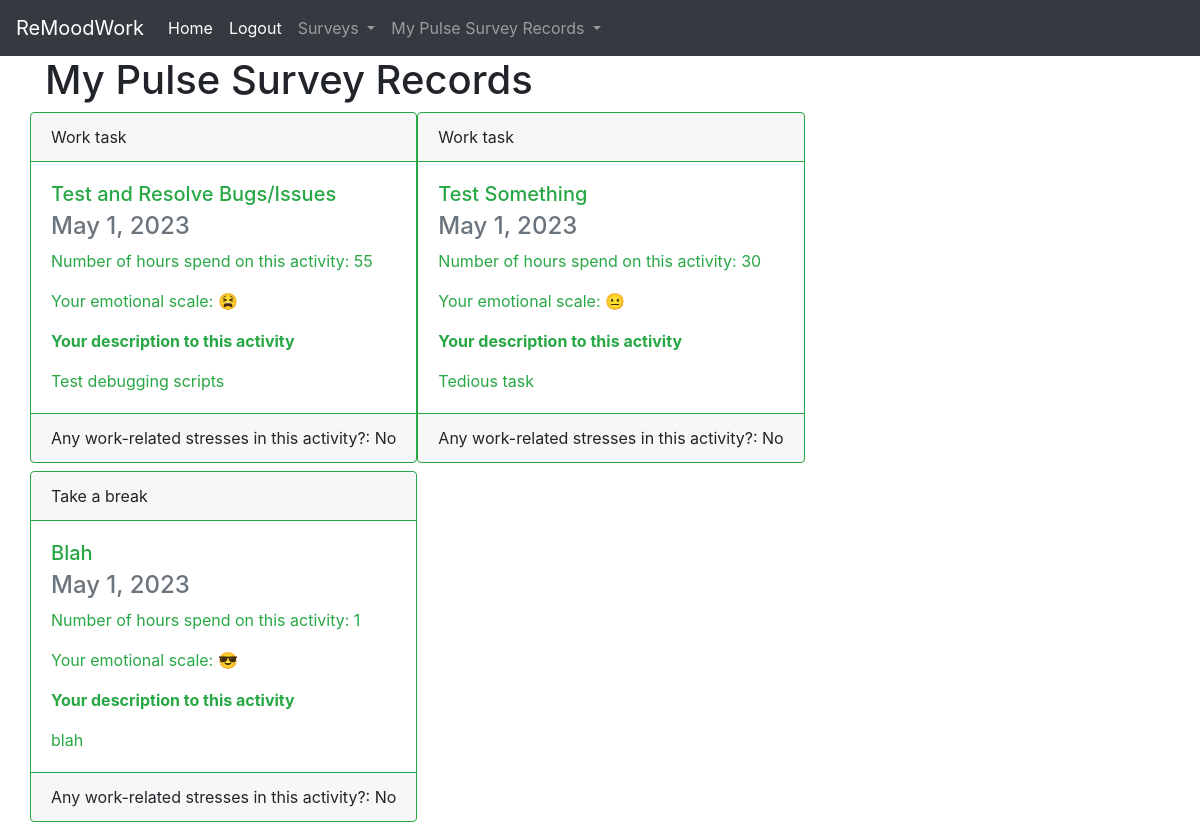
The page /employee/22/pulsesurvey/ (signed in) on the database its author committed.
### workrecords/models.py (models this page shows, shortened)
class PulseSurvey(models.Model):
    ACTIVITY_TYPE_CHOICES = (
        ("WT", "Work task"),
        ("TB", "Take a break"),
        ("DFV", "Day off/vacation")
    )
    EMOJI_STATUS_CHOICE = (
        ("happy", "\N{grinning face}"),
        ("tired", "\N{tired face}"),
        ("illness", "\N{face with thermometer}"),
        ("taking_break_or_vacation", "\N{smiling face with sunglasses}"),
        ("sleeping", "\N{sleeping face}"),
        ("need_help", "\N{confused face}"),
        ("upset", "\N{crying face}"),
        ("normal", "\N{neutral face}")
    )
    WORK_STRESSOR_STATUS_CHOICE = (
        ('YES', 'Yes'),
        ('NO', 'No')
    )
    activity_name = models.CharField(max_length=205)
    activity_type = models.CharField(max_length=20, choices=ACTIVITY_TYPE_CHOICES)
    num_hours = models.CharField(max_length=10)
    emotional_rate_status = models.CharField(max_length=35, choices=EMOJI_STATUS_CHOICE)
    activity_description = models.TextField(blank=True, null=True)
    work_stressor_status = models.CharField(max_length=5, choices=WORK_STRESSOR_STATUS_CHOICE)
    activity_created = models.DateField(auto_now_add=True)
    employee = models.ForeignKey(Employee, on_delete=models.CASCADE, related_name='pulse_survey')

### workrecords/views.py (the view)
# urls.py: path('employee/<int:pk>/pulsesurvey/', views.pulse_survey_view, name='remoodwork-pulse-survey'),
def pulse_survey_view(request, pk, emp_pk=None):
    pulse_survey_record = None
    if pk:
        user = User.objects.get(pk=pk)
        employee = Employee.objects.get(user=user)
        pulse_survey_records = PulseSurvey.objects.filter(employee=employee)
    context = {
        'user_id': pk,
        'pulse_survey_records': pulse_survey_records,
    }
    return render(request=request,
                  template_name='workrecords/pulse_survey_main_page.html',
                  context=context)

### workrecords/templates/workrecords/pulse_survey_main_page.html (shortened to what this page needs)
{% extends 'workrecords/base.html' %}
{% block navigation %}
{% if user.job_classification_choice == 'EMPLOYEE' %}
    <li class="nav-item dropdown">
        <a class="nav-link dropdown-toggle" href="#" id="navbarDropdown" role="button" data-toggle="dropdown" aria-haspopup="true" aria-expanded="false">
            My Pulse Survey Records
        </a>
    </li>
{% endif %}
{% endblock %}
{% block content %}
<body>
{% if pulse_survey_records %}
    <div class="container">
        <div class="row">
            <div class="col-12">
                <h1>My Pulse Survey Records</h1>
            </div>
            {% for pulse_survey in pulse_survey_records %}
            <div class="card border-success mb-2" style="max-width: 30rem;">
                <div class="card-header border-success">{{ pulse_survey.get_activity_type_display }}</div>
                <div class="card-body text-success">
                    <h5 class="card-title">{{ pulse_survey.activity_name }}</h5>
                    <h4 class="card-subtitle mb-2 text-muted">{{ pulse_survey.activity_created }}</h4>
                    <p class="card-text">Number of hours spend on this activity: {{ pulse_survey.num_hours }}</p>
                    <p class="card-text">Your emotional scale: {{ pulse_survey.get_emotional_rate_status_display }}</p>
                    <p class="card-text"><strong>Your description to this activity</strong></p>
                    <p class="card-text">{{ pulse_survey.activity_description }}</p>
                </div>
                <div class="card-footer border-success">Any work-related stresses in this activity?: {{ pulse_survey.get_work_stressor_status_display }}</div>
            </div>
            {% endfor %}
        </div>
    </div>
{% endif %}
</body>
{% endblock content %}

### rows shown on the page
PulseSurvey: activity_type "Work task", activity_name "Test and Resolve Bugs/Issues", activity_created "May 1, 2023", num_hours "55", emotional_rate_status "😫", activity_description "Test debugging scripts", work_stressor_status "No"
PulseSurvey: activity_type "Work task", activity_name "Test Something", activity_created "May 1, 2023", num_hours "30", emotional_rate_status "😐", activity_description "Tedious task", work_stressor_status "No"
PulseSurvey: activity_type "Take a break", activity_name "Blah", activity_created "May 1, 2023", num_hours "1", emotional_rate_status "😎", activity_description "blah", work_stressor_status "No"
